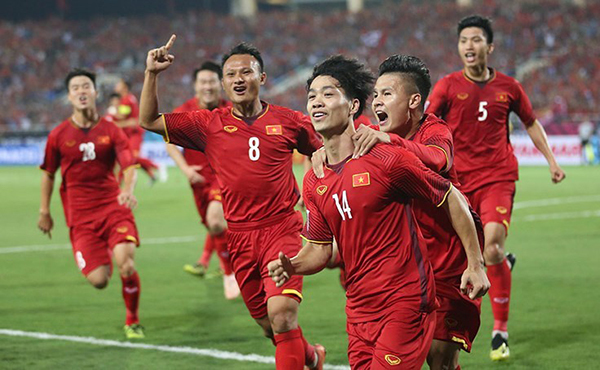
#> input picture Resources/bongda.jpeg, 600 x 370 px
$ python Chapter9.py
#> lines starting #> are read from the running program, lines starting #| are printed output that depends on the picture; after the words box and inside, x2 and y2 are one past the last pixel; in counts of white or black regions, pixels touching at a corner belong together
import cv2
import numpy as np

faceCascade = cv2.CascadeClassifier("Resources/haarcascade_frontalface_default.xml")
img = cv2.imread('Resources/bongda.jpeg')
#> img is the input picture: shape (370, 600, 3); mean B, G, R 75.7, 95.3, 128.6
imgGray = cv2.cvtColor(img, cv2.COLOR_BGR2GRAY)
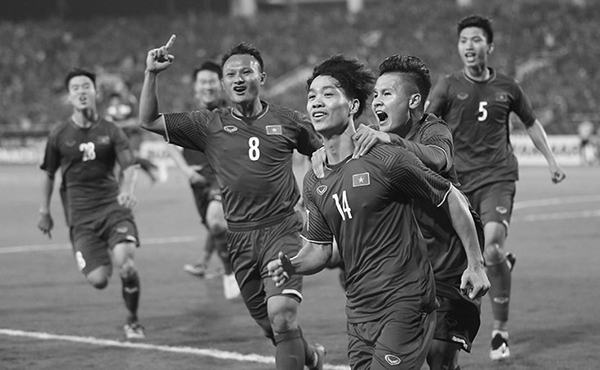
#> imgGray: shape (370, 600); min 0, max 255, mean 103

faces = faceCascade.detectMultiScale(imgGray, 1.1, 4)
#> faces = [[453, 27, 35, 35], [194, 71, 29, 29], [67, 76, 29, 29], [362, 79, 38, 38], [217, 55, 46, 46], [295, 74, 53, 53], [363, 69, 63, 63]]

for (x, y, w, h) in faces:
    cv2.rectangle(img, (x, y), (x+ w, y + h), (255, 0, 0), 2)
#> this loop made 7 passes
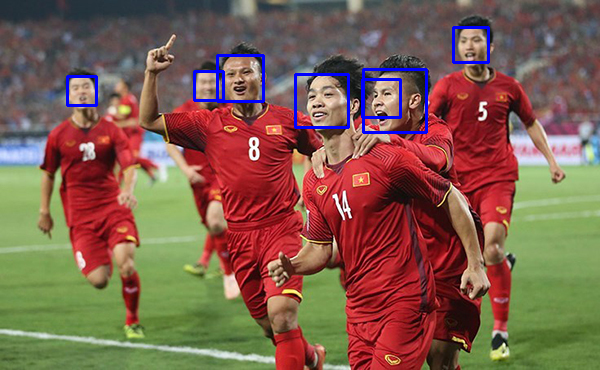
#> img: shape (370, 600, 3); 1.52% of pixels changed, all inside (x1, y1, x2, y2) = (66, 26, 490, 134)

cv2.imshow("Image", img)
cv2.waitKey(0)

$ run again, with Resources/cards.jpeg copied over Resources/bongda.jpeg
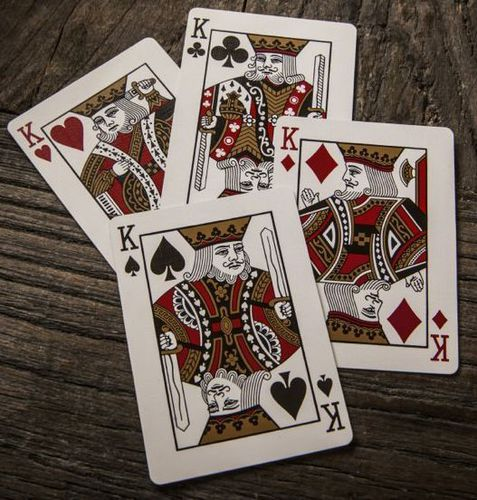
#> input picture Resources/cards.jpeg, 477 x 500 px
#> img is the input picture: shape (500, 477, 3); mean B, G, R 88.1, 96.6, 109.6
#> `imgGray = cv2.cvtColor(img, cv2.COLOR_BGR2GRAY)`:
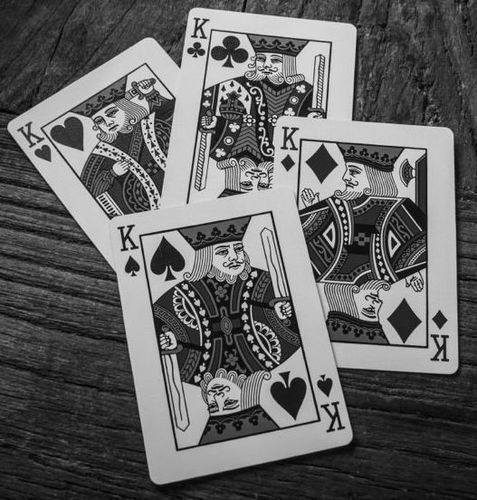
#> imgGray: shape (500, 477); min 1, max 251, mean 99.5
#> faces = ()
